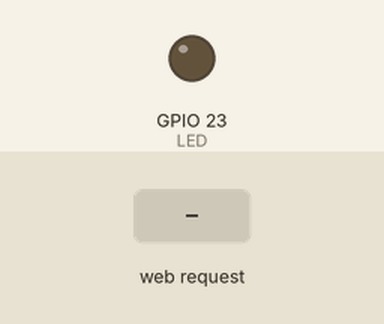
The sketch below on a simulated ESP32. Parts: output pins drawn as LEDs (lit = HIGH). The inputs (shaded band) are chosen by the test bench. WiFi joins after 1.5 s; servers stay silent unless stated; what the sketch prints to the serial monitor is not drawn.

Above: at 2.7 s.
2.8 s: HTTP request GET /H received
At 3.4 s:
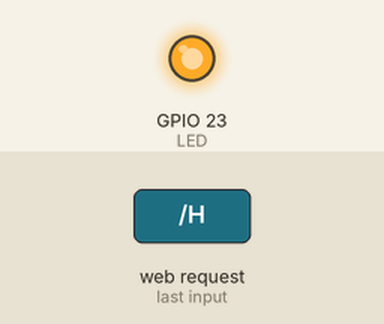
4.3 s: HTTP request GET /L received
At 5.7 s:
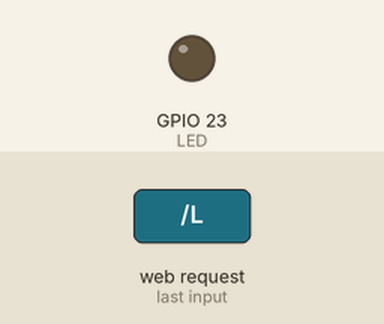
Timing chart, 0 to 7.3 s (numbered marks = the images above; inputs shaded):
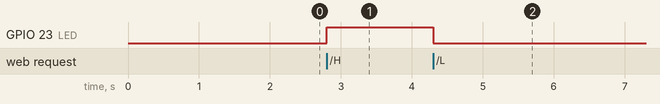

Measured:
- after the input at 2.8 s, GPIO 23 (LED): LOW → HIGH at once
- after the input at 4.3 s, GPIO 23 (LED): HIGH → LOW at once

The sketch:

ESP32_SimpleWiFiServer.ino
```cpp
/*
 WiFi Web Server LED Blink

 A simple web server that lets you blink an LED via the web.
 This sketch will print the IP address of your WiFi Shield (once connected)
 to the Serial monitor. From there, you can open that address in a web browser
 to turn on and off the LED on pin 5.

 If the IP address of your shield is yourAddress:
 http://yourAddress/H turns the LED on
 http://yourAddress/L turns it off

 This example is written for a network using WPA encryption. For
 WEP or WPA, change the Wifi.begin() call accordingly.

 Circuit:
 * WiFi shield attached
 * LED attached to pin 5

 created for arduino 25 Nov 2012
 by Tom Igoe

ported for sparkfun esp32
31.01.2017 by Jan Hendrik Berlin

 */

#include <WiFi.h>

#include "arduino_secrets.h"

const char* ssid = SECRET_SSID;
const char* password = SECRET_PASS;
const int LED = 23;

WiFiServer server(80);

void setup()
{
    Serial.begin(115200);
    pinMode(LED, OUTPUT);     // set the LED pin mode

    delay(10);

    // We start by connecting to a WiFi network

    Serial.println();
    Serial.println();
    Serial.print("Connecting to ");
    Serial.println(ssid);

    WiFi.begin(ssid, password);

    while (WiFi.status() != WL_CONNECTED) {
        delay(500);
        Serial.print(".");
    }

    Serial.println("");
    Serial.println("WiFi connected.");
    Serial.println("IP address: ");
    Serial.println(WiFi.localIP());

    server.begin();

}

int value = 0;

void loop(){
 WiFiClient client = server.available();   // listen for incoming clients

  if (client) {                             // if you get a client,
    Serial.println("New Client.");           // print a message out the serial port
    String currentLine = "";                // make a String to hold incoming data from the client
    while (client.connected()) {            // loop while the client's connected
      if (client.available()) {             // if there's bytes to read from the client,
        char c = client.read();             // read a byte, then
        Serial.write(c);                    // print it out the serial monitor
        if (c == '\n') {                    // if the byte is a newline character

          // if the current line is blank, you got two newline characters in a row.
          // that's the end of the client HTTP request, so send a response:
          if (currentLine.length() == 0) {
            // HTTP headers always start with a response code (e.g. HTTP/1.1 200 OK)
            // and a content-type so the client knows what's coming, then a blank line:
            client.println("HTTP/1.1 200 OK");
            client.println("Content-type:text/html");
            client.println();

            // the content of the HTTP response follows the header:
            client.print("Click <a href=\"/H\">here</a> to turn the LED on pin 23 on.<br>");
            client.print("Click <a href=\"/L\">here</a> to turn the LED on pin 23 off.<br>");

            // The HTTP response ends with another blank line:
            client.println();
            // break out of the while loop:
            break;
          } else {    // if you got a newline, then clear currentLine:
            currentLine = "";
          }
        } else if (c != '\r') {  // if you got anything else but a carriage return character,
          currentLine += c;      // add it to the end of the currentLine
        }

        // Check to see if the client request was "GET /H" or "GET /L":
        if (currentLine.endsWith("GET /H")) {
          digitalWrite(LED, HIGH);            // GET /H turns the LED on
          Serial.println("\nLED --> HIGH");

        }
        if (currentLine.endsWith("GET /L")) {
          digitalWrite(LED, LOW);          // GET /L turns the LED off
          Serial.println("\nLED --> LOW");
        }
      }
    }
    // close the connection:
    client.stop();
    Serial.println("Client Disconnected.");
  }
}
```

arduino_secrets.h
```cpp
#define SECRET_SSID "Tech_D3817913"
#define SECRET_PASS "UESKXJDM"
```
